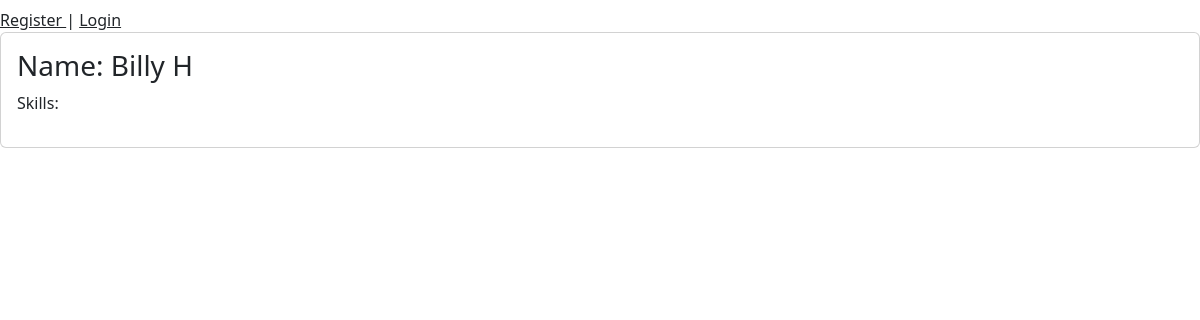
Before: /main/ with the older database file.
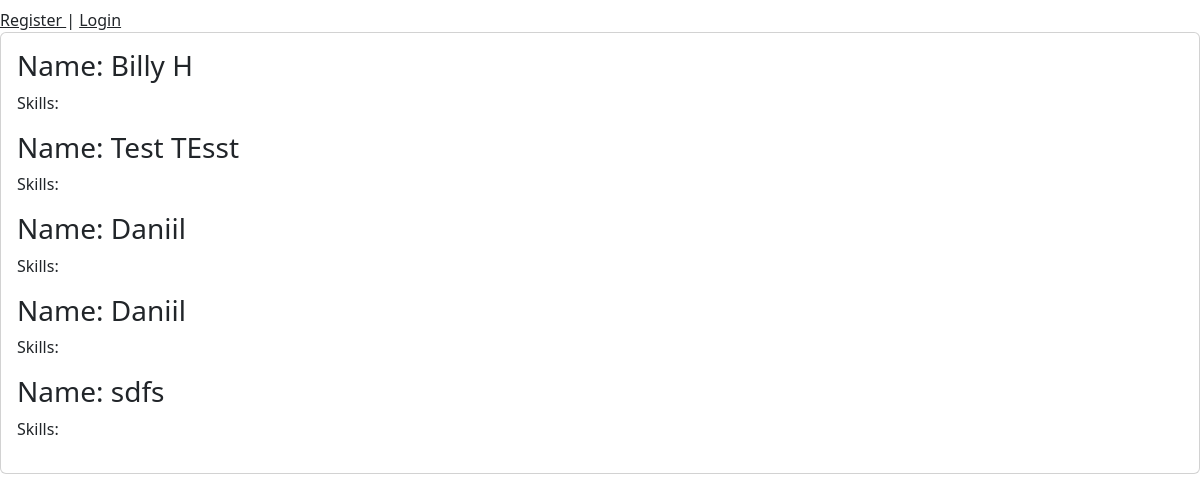
After: the same page with the newer database file.
### MainApp/models.py (models this page shows, shortened)
class Personal(models.Model):
    login = models.CharField(max_length=150)
    password = models.CharField(max_length=150)
    name = models.CharField(max_length=150)
    skills = models.TextField(default=None, blank=True, null=True)

### MainApp/views.py (the view)
# urls.py: path('', out_users, name='all_users'),
def out_users(request):
    all_info = Personal.objects.all()
    all_ability = Ability.objects.all()
    context = {
        'all_info': all_info,
        'all_ability': all_ability,
    }
    return render(request, template_name = 'MainApp/allusers.html', context = context)

### MainApp/models.py (called while the page is built)
    def __str__(self):
        return self.name

### MainApp/templates/MainApp/allusers.html (shortened to what this page needs)
<!doctype html>
<html lang="en">
  <head>
    <link href="https://cdn.jsdelivr.net/npm/bootstrap@5.2.0-beta1/dist/css/bootstrap.min.css" rel="stylesheet">
  </head>
  <body>
    <div class = "navbar-text">
      <a href="{% url 'register' %}"> Register </a> | <a href="{% url 'login' %}"> Login </a>
    <div>
    <div class="all-users">
      <div class="card">
        <div class="card-body">
          {% for item in all_info %}
            <h3>Name: {{ item.name }}</h3>
            <p>Skills: </p>
          {% endfor %}
        </div>
      </div>
  </body>
</html>

Changed rows visible on the page:
added Personal: name "Test TEsst"
added Personal: name "Daniil"
added Personal: name "Daniil"
added Personal: name "sdfs"
